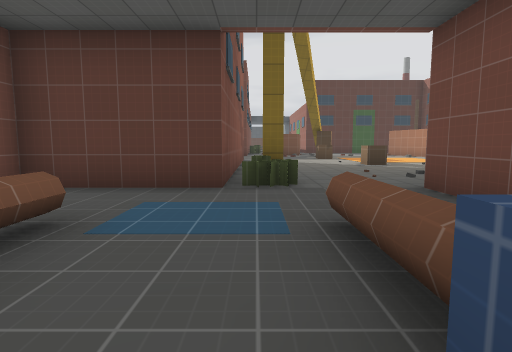
[1] (above)

20 first-person views from a walk through a 3-D level made in the Godot game engine. The camera is 1.3 m above the floor, tilts 6° down and sees 80° across. The floor is counted in squares, 2 m on a side. Each view is taken from the middle of a square. On the plan, view 1 faces up. The plan holds only what a view shows up to about 10 squares ahead; the rest is blank. The place goes on beyond the plan. Surface patterns are stand-ins for the level's own textures.

[2]
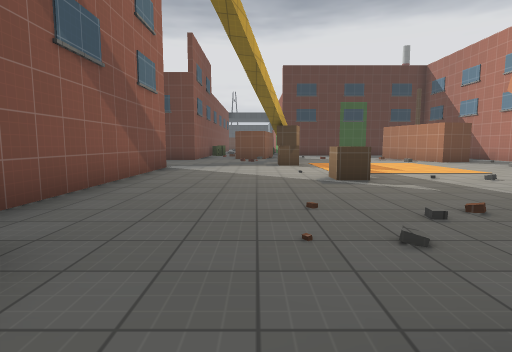

[3]
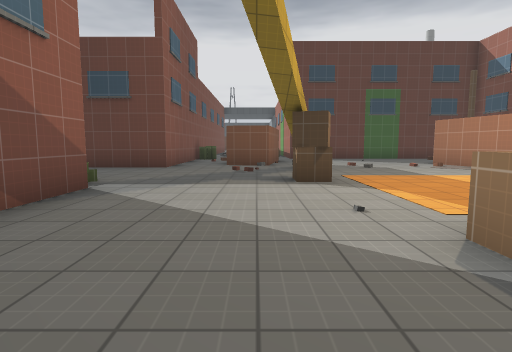

[4]
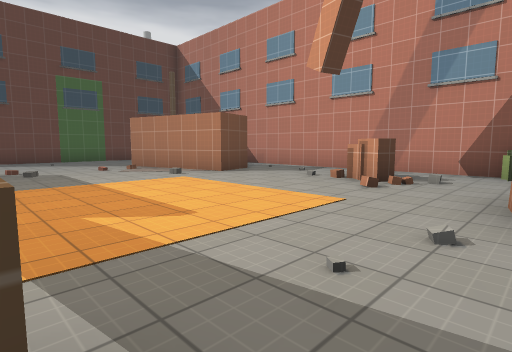

[5]
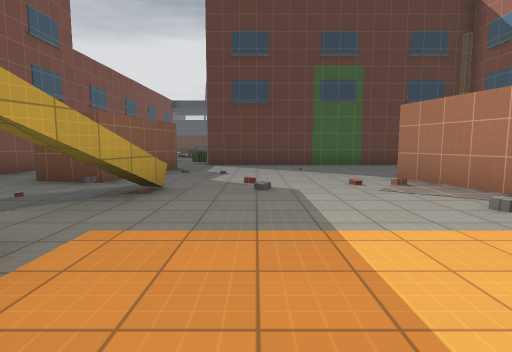

[6]
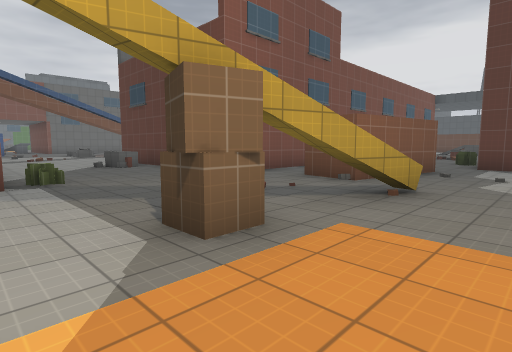

[7]
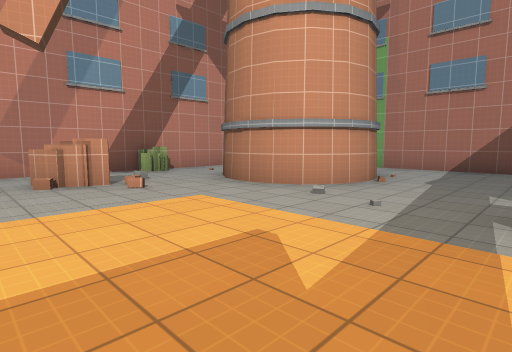

[8]
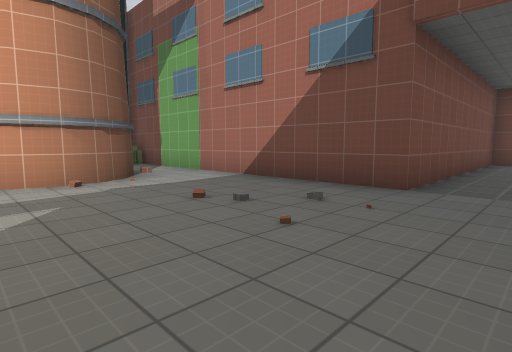

[9]
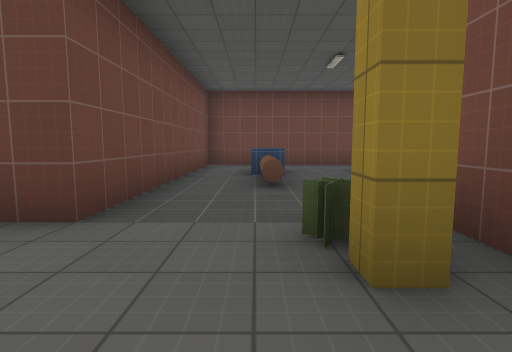

[10]
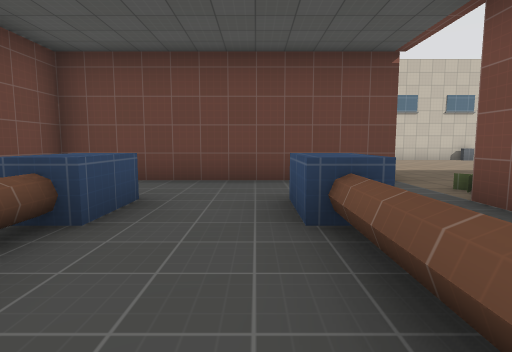

[11]
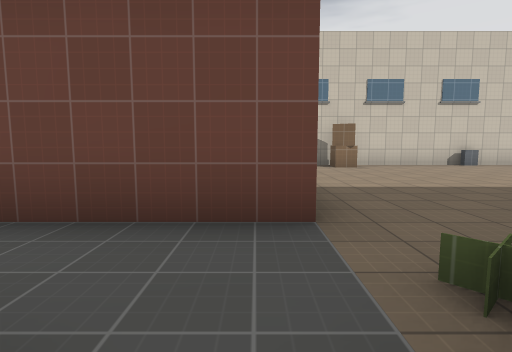

[12]
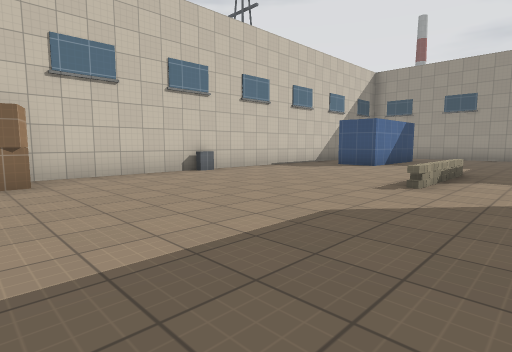

[13]
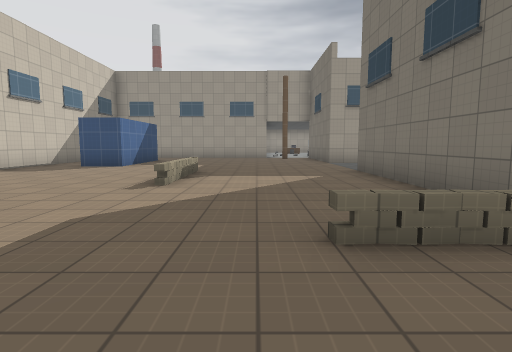

[14]
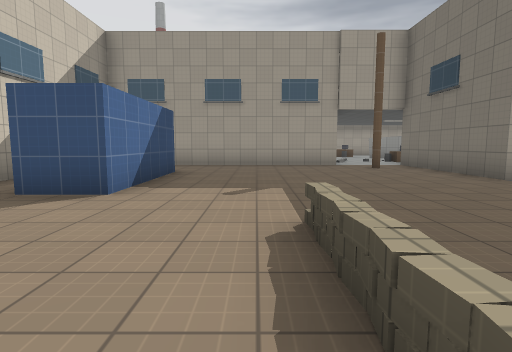

[15]
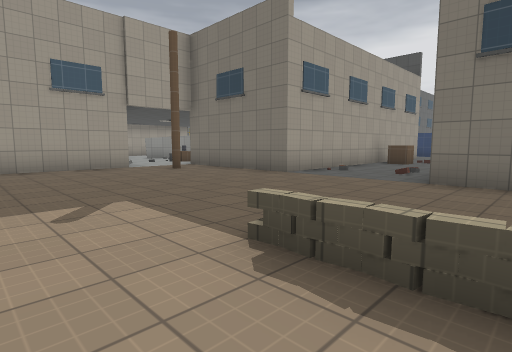

[16]
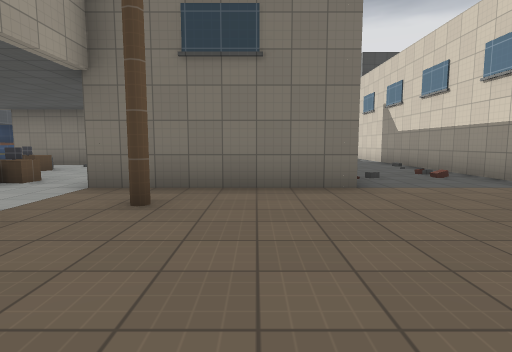

[17]
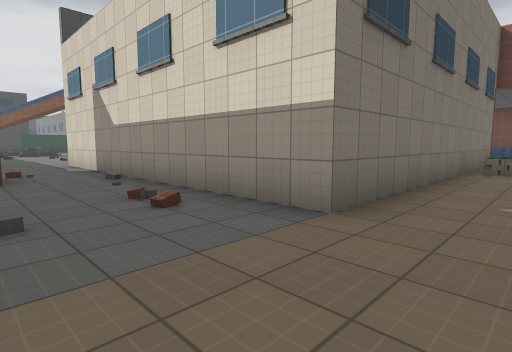

[18]
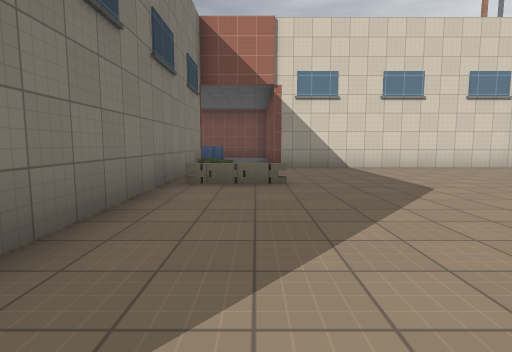

[19]
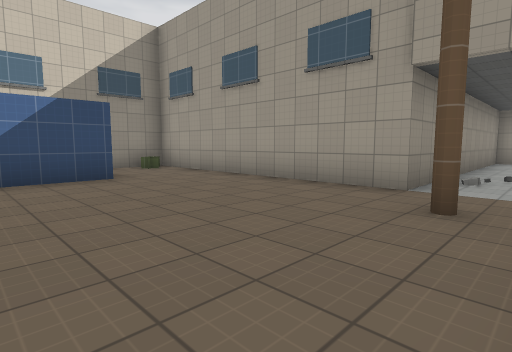

[20]
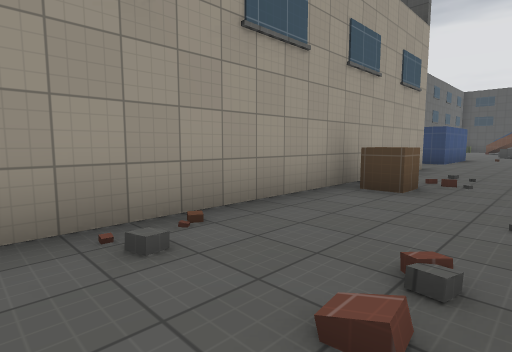

### Floor plan
Points are (right, up) in squares from view 1. A wall is a line through its corners. A room is listed if a view was taken in it or the views show most of it. See-through windows are left out.
Room 1 (views 1, 2, 3, 4, 5, 6, 7, 8, 9, 10, 11)
walls: (-0.5, 12.5) (-0.5, 4.5) (-3.5, 4.5); (9.1, 11.5) (9.5, 12); (9.6, 11) (9.1, 11.2) (9.4, 11.9) (10, 12.2); (3.7, 16.6) (3.1, 14.3); (7.5, 6.2) (6.9, 6.6) (6.5, 7.1) (6.4, 7.7) (6.5, 8.4) (6.9, 8.9) (7.4, 9.2) (8, 9.3) (8.6, 9.2) (9.2, 8.8); (11.5, 6.9) (11.5, 15.8); (2.9, 20.2) (2.4, 17.2) (1.1, 17.4); (-0.5, 19.6) (-0.5, 16.5) (-3.6, 16.5); (9.5, 21.5) (3.5, 21.5); (-2.1, 0.6) (-1.4, 0.6) (-1.4, -0.6); (0.4, -0.6) (0.4, 0.6) (1.1, 0.6); (-3.5, 0.1) (-3.5, -0.5); (-2.5, -2.5) (2.5, -2.5) (2.5, 4.5) (10.8, 4.5)
low walls: (-3.7, 15.9) (-3.6, 15.3); (-1.6, 2.5) (-1.6, 0.5); (0.6, 0.5) (0.6, 2.5) (1, 2.5)
ways out: opening at (-3.5, -1.5) to room 2; opening at (-3.3, 14); opening at (1.3, 21.3)
objects: block (-1, 13); other object (0, 4); other object (0, 5); other object (0, 6); crate (3, 13); crate (4, 10); block (8, 15) to (9, 18); other object (10, 5); other object (10, 9); other object (11, 10)
Room 2 (views 12, 13, 14, 15, 16, 17, 18, 19, 20)
walls: (-15.6, -9.5) (-4.9, -9.5); (-20.8, -2.5) (-19.5, -2.5) (-19.5, -9.5) (-18, -9.5); (-3.5, -0.5) (-12.5, -0.5) (-12.5, 8.5); (-3.5, -9.1) (-3.5, -2.5) (-2.5, -2.5); (-15.5, 8.5) (-15.5, -0.5) (-19.5, -0.5); (-15.5, 11) (-16.2, 11)
low walls: (-9.8, -9.2) (-9.2, -9.2)
ways out: opening at (-3.5, -1.5) to room 1; opening at (-16.5, 9.5); opening at (-14, 8.7)
objects: other object (-22, 2); other object (-22, 3); other object (-21, -1); block (-21, 0); other object (-19, -8); block (-18, -9); block (-17, -8) to (-14, -7); crate (-15, 4); block (-12, -4); block (-11, -4); block (-10, -4); block (-7, -2); other object (-7, -1); crate (-6, -9) to (-5, -9); other object (-4, -1)

Positions as (right, up) in squares from view 1, and headings:
1: (0, 0), facing up
2: (2, 4), facing up
3: (2, 8), facing up
4: (4, 9), facing up-right
5: (5, 12), facing up
6: (5, 12), facing up-left
7: (4, 13), facing down-right
8: (1, 9), facing down-right
9: (1, 7), facing down
10: (-1, 3), facing down
11: (-3, 0), facing down
12: (-5, -3), facing down-left
13: (-5, -3), facing left
14: (-10, -5), facing left
15: (-11, -6), facing up-left
16: (-17, -5), facing up
17: (-15, -2), facing up-right
18: (-12, -2), facing right
19: (-15, -1), facing down-left
20: (-13, 0), facing up-left
